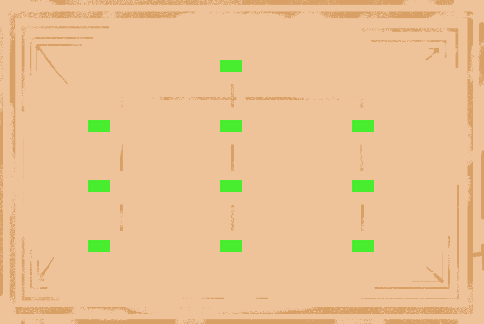

Below is a game level as drawn by its tile map, then a one-line description and the .tmx that defines it (tile-layer data replaced by summaries):
An orthogonal 22x27 tile map with 22x12 px tiles, 5 tile layers (background, branch_0, branch_1, branch_2, ...), 2 tilesets.

<map version="1.0" orientation="orthogonal" renderorder="left-up" width="22" height="27" tilewidth="22" tileheight="12" nextobjectid="1">
 <tileset firstgid="1" name="skill_tree" tilewidth="22" tileheight="12" tilecount="594" columns="22">
  <image source="skill_tree.png" trans="ff00ff" width="484" height="324" />
 </tileset>
 <tileset firstgid="595" name="RedGreen" tilewidth="22" tileheight="12" tilecount="4" columns="2">
  <image source="RedGreen.png" trans="ff00ff" width="64" height="32" />
 </tileset>
 <layer name="background" width="22" height="27">
  <data>[594 cells, 594 non-empty, 594 distinct tile ids]</data>
 </layer>
 <layer name="branch_0" width="22" height="27">
  <data>[594 cells, 1 non-empty, 1 distinct tile ids]</data>
 </layer>
 <layer name="branch_1" width="22" height="27">
  <data>[594 cells, 3 non-empty, 1 distinct tile ids]</data>
 </layer>
 <layer name="branch_2" width="22" height="27">
  <data>[594 cells, 3 non-empty, 1 distinct tile ids]</data>
 </layer>
 <layer name="branch_3" width="22" height="27">
  <data>[594 cells, 3 non-empty, 1 distinct tile ids]</data>
 </layer>
</map>